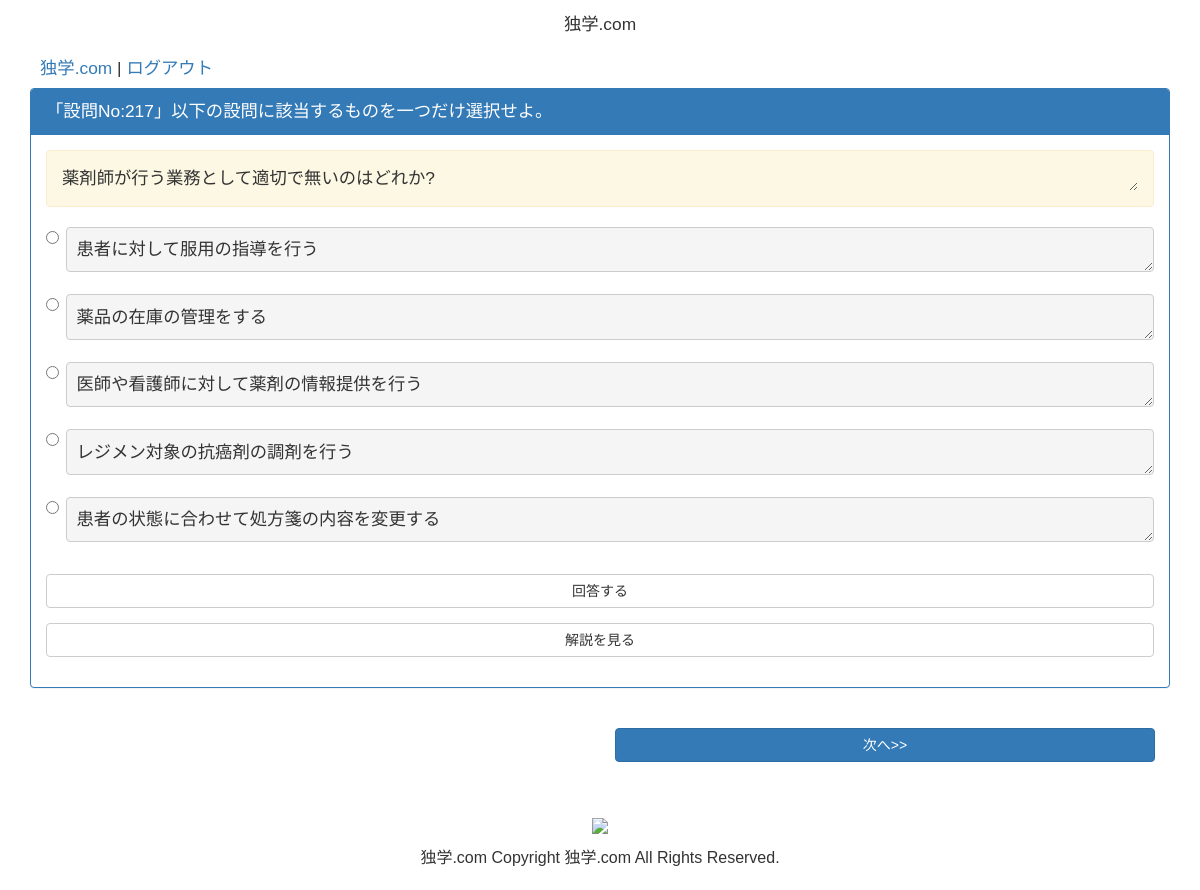
The app's page /open/index/31 with its own data.
### tables this page shows
CREATE TABLE `question_table` (
  `question_id` bigint(20) unsigned NOT NULL AUTO_INCREMENT,
  `question_title` text,
  `question_text` text,
  `choice_list` longtext,
  `choice_number` text,
  `question_type` int(11) DEFAULT NULL,
  `explanation_text` longtext,
  `project_id` bigint(20) unsigned NOT NULL DEFAULT '0',
  `create_time` timestamp NULL DEFAULT NULL ON UPDATE CURRENT_TIMESTAMP,
  `update_time` timestamp NULL DEFAULT NULL,
  `delete_flag` int(11) unsigned NOT NULL DEFAULT '0' COMMENT '削除フラグ 0 => 生存, 1 => 論理削除',
  PRIMARY KEY (`question_id`)
);

### application/controllers/Open.php (called while the page is built, shortened)
<?php
class Open extends CI_Controller {
    public function __construct()
    {
        $this->load->database();
        $this->load->library("session");
        $this->load->helper('url');
        $this->load->model('Project');
        $this->data= [];
        $this->data["mainHeader"] = "独学.com";
        $this->data["title"] = "独学.com";
        $this->data["footer"] = "独学.com Copyright 独学.com All Rights Reserved.";
        $this->data["https"] = $this->input->server("HTTPS");
    }
    public function index($projectId = null, $page = null)
    {
        try{
            $projectId = (int)$projectId;
            $questionIdList = $this->Project->getSelectedProjectQuestionIdList($projectId);
            $page = (int)$page;
            $sessionData = $this->session->all_userdata();
            if($page === 0){
                $this->session->set_userdata("questionIdList", $questionIdList);
                $sessionData = $this->session->all_userdata();
                $page = 0;
            }else{
                if(array_key_exists("questionIdList", $sessionData) === false){
                    redirect("/open/index/{$projectId}/");
                    exit();
                }
                $sessionData = $this->session->get_userdata("questionIdList", $questionIdList);
            }
            $questionIdList = $sessionData["questionIdList"];
            $res = $this->Project->getSelectedTargetQuestionData($projectId, $questionIdList[$page]);
            $this->session->set_userdata("referer", "/admin/oneQuestion/{$projectId}/{$page}");
            $questionIdList = $this->session->userdata("questionIdList");
            $nowNumber = $questionIdList[$page];
            $this->data["questionList"] = $res;
            $this->data["page"] = $page;
            $this->data["nowNumber"] = $nowNumber;
            $this->data["questionIdList"] = $questionIdList;
            $this->data["projectId"] = $projectId;
            $this->load->view('common/header', $this->data);
            $this->load->view('open/index', $this->data);
            $this->load->view('common/footer', $this->data);
        }catch(Exception $e){
            $this->data["errorMessage"] = $e->getMessage();
            $this->load->view('common/header', $this->data);
            $this->load->view('error/index', $this->data);
            $this->load->view('common/footer', $this->data);
        }
    }
}

### index.php (called while the page is built, shortened)
<?php
require_once BASEPATH.'core/CodeIgniter.php';

### application/models/Project.php (called while the page is built, shortened)
<?php
class Project extends CI_Model {
    public function getSelectedTargetQuestionData($projectId = null, $questionId = null)
    {
        try{
            $this->db->where("project_id", $projectId);
            $this->db->where("question_id", $questionId);
            $this->db->from("question_table");
            $this->db->join("question_type_table", "question_table.question_type = question_type_table.type_id");
            $res = $this->db->get();
            $res = $res->result();
            $res = $res[0];
            $res->choice_number = json_decode($res->choice_number, true);
            $res->choice_list = json_decode($res->choice_list, true);
            shuffle($res->choice_list);
            return $res;
        }catch(Exception $e){
            throw new Exception($e->getMessage());
        }
    }
    public function getSelectedProjectQuestionIdList($projectId = null)
    {
        try{
            $deleteFlag = 0;
            $this->db->where("project_id", $projectId);
            $this->db->where("delete_flag", $deleteFlag);
            $this->db->select("question_id");
            $res = $this->db->get("question_table");
            $res = $res->result();
            $questionIdList = array();
            foreach($res as $key => $value){
                $questionIdList[] = $value->question_id;
            }
            shuffle($questionIdList);
            return $questionIdList;
        }catch(Exception $e){
            throw new Exception($e->getMessage());
        }
    }
}

### application/views/open/index.php (the view, shortened to what this page needs)
<div class="innerTemplate">
    <div class="panel panel-primary">
        <div class="panel-heading">
            「設問No:<?php print($questionList->question_id); ?>」<?php print($questionList->question_title); ?>
        </div>
        <div class="panel-body">
            <div class="panel-body alert alert-warning alert-dismissible">
                <pre class="resetClass"><?php print(htmlspecialchars($questionList->question_text, ENT_QUOTES)); ?></pre>
            </div>
            <span class="selectRespond">
            <?php foreach($questionList->choice_list as $innerKey => $innerValue){ ?>
                <div class="<?php print ($questionList->type_attr); ?>">
                    <label for="answerList0_<?php print($innerKey); ?>">
                        <input class="" id="answerList0_<?php print($innerKey); ?>" name="answerList" value="<?php print(htmlspecialchars($innerValue["choiceNumber"])); ?>" type="<?php print ($questionList->type_attr); ?>">
                        <pre class="inputClick"><?php print(htmlspecialchars($innerValue["choiceText"], ENT_QUOTES, "UTF-8")); ?></pre>
                    </label>
                </div>
            <?php } ?>
            </span>
            <form action="#" name="" method="post">
                <input type="button" class="btn btn-default btn-group-justified projectBox getRespondButton" value="回答する" id="respondBox" />
            </form>
            <form action="#" name="" method="post">
                <input type="button" class="btn btn-default btn-group-justified projectBox getExplanationText" value="解説を見る" />
            </form>
        </div>
    </div>
</div>
<div class="col-md-6 margin-bottom margin-top">
</div>
<div class="col-md-6 margin-bottom margin-top">
    <?php if($page + 1 <=  count($questionIdList) -1) { ?>
    <a href="/open/index/<?php print($projectId); ?>/<?php print($page + 1); ?>/next" class="btn btn-primary btn-group-justified">次へ>></a>
    <?php } ?>
</div>
<div class="clearfix"></div>

### css/main.css (style rules this page uses)
* { margin: 0; padding: 0; }
*, h1, h2, h3, h4, h5, body, div, pre, p { font-size: 13pt; font-weight: normal; font-family: "Lucida Grande","Hiragino Kaku Gothic ProN","ヒラギノ角ゴ ProN",Meiryo,メイリオ,sans-serif; resize: vertical; }
body { width: 100%; height: auto; }
.projectBox { margin: 15px 0px 15px 0px; }
pre { width: 100%; font-size: 13pt; cursor: pointer; font-family: "Lucida Grande","Hiragino Kaku Gothic ProN","ヒラギノ角ゴ ProN W3",Meiryo,メイリオ,sans-serif; }
label { width: 100%; cursor: pointer; }
.resetClass { border: 0; padding: 0; margin: 0; background-color: transparent; cursor: cursor; }
.margin-bottom { margin-bottom: 20px; }
.margin-top { margin-top: 20px; }

### records on screen
question_table: question_id "217", question_title "以下の設問に該当するものを一つだけ選択せよ。", question_text "薬剤師が行う業務として適切で無いのはどれか?"

### other values on screen
$mainHeader "独学.com"
$innerValue["choiceText"] "患者に対して服用の指導を行う"
$innerValue["choiceText"] "薬品の在庫の管理をする"
$innerValue["choiceText"] "医師や看護師に対して薬剤の情報提供を行う"
$innerValue["choiceText"] "レジメン対象の抗癌剤の調剤を行う"
$innerValue["choiceText"] "患者の状態に合わせて処方箋の内容を変更する"
$footer "独学.com Copyright 独学.com All Rights Reserved."
